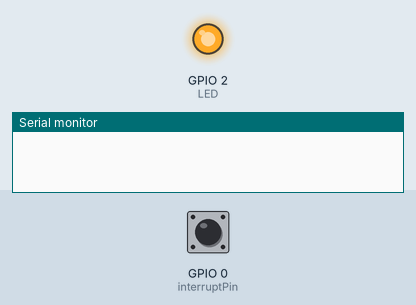
A sketch run on a simulated ESP8266 (NodeMCU). Parts: output pins drawn as LEDs (lit = HIGH), the last lines printed to the serial monitor. Inputs (shaded band) come from the test bench; at power-on: GPIO 0 (interruptPin) HIGH.

Above: at 1.2 s.
1.3 s: GPIO 0 (interruptPin) pulled LOW for 0.15 s
At 10.6 s:
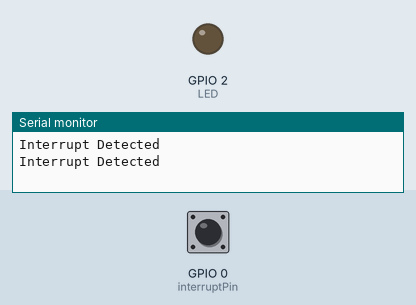
Timing chart, 0 to 31.5 s (numbered marks = the images above; inputs shaded):
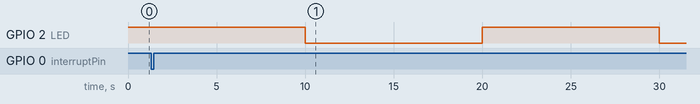

The sketch:

Interups21A.ino
```cpp
const int interruptPin = 0; //GPIO 0 (Flash Button)
const int LED = 2; //On board blue LED
void ICACHE_RAM_ATTR handleInterrupt();

void setup() {
  Serial.begin(115200);
  pinMode(LED, OUTPUT);
  pinMode(interruptPin, INPUT_PULLUP);
  attachInterrupt(digitalPinToInterrupt(interruptPin), handleInterrupt, CHANGE);
}

void loop()
{
  digitalWrite(LED, HIGH); //LED off
  delay(10000);
  digitalWrite(LED, LOW); //LED on
  delay(10000);
}

//This program get executed when interrupt is occures i.e.change of input state
void handleInterrupt() {
  Serial.println("Interrupt Detected");
}
```
